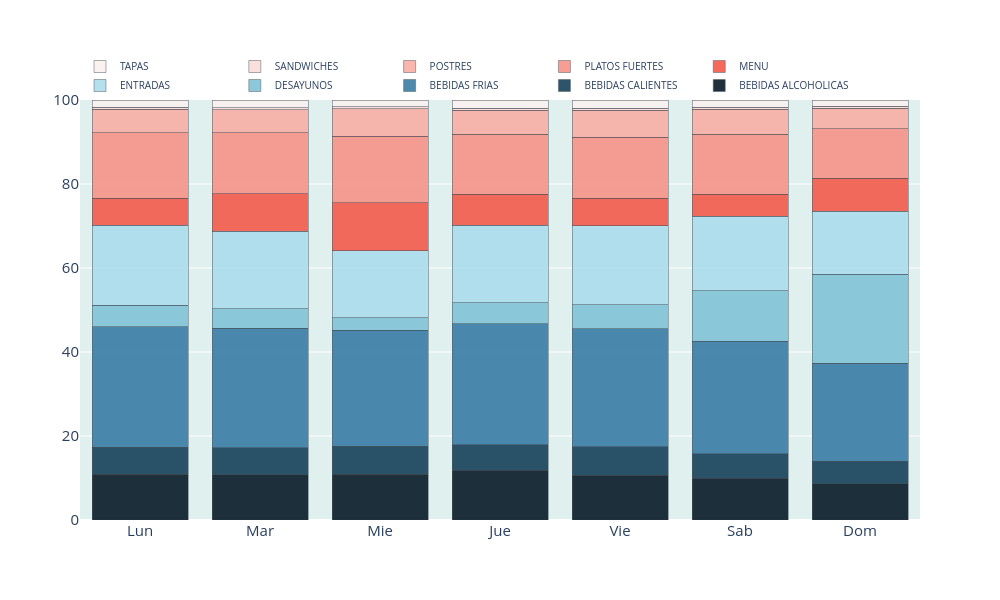

This figure's notebook cell:
### Code cell
# Generar visualizacion interactiva
i = 0

fig = go.Figure()

for col in art_dia.columns:
    
    etiqueta = [f"{col}: {x:.1f}%" for x in art_dia[col]] 

    fig.add_trace(

        go.Bar(
            
            name = col,
            x = art_dia.index,
            y = art_dia[col],
            
            hovertext = etiqueta,
            hoverinfo = "text",
            hoverlabel = form_etiquetas,
            
            opacity = 0.9,
            width = 0.8,
            marker = dict(
                color = color_fill[i],
                line = dict(color = color_linea))
        )
    )
    i += 1

form_ticks_y = form_ticks.copy()
form_ticks_y["range"] = [0,100]
form_leyendas_c = form_leyendas.copy()
form_leyendas_c["font"] = dict(size = 10)
fig.update_layout(
    barmode = "stack",
    plot_bgcolor = color_fondo,
    xaxis = form_ticks,
    yaxis = form_ticks_y,
    legend = form_leyendas_c,
    autosize = False,
    width = 1000,
    height = 600,
    margin = dict(t = 100)
)

fig.show()

### Figure 1 — Plotly figure (JSON) as saved in the notebook; plotly's stock layout.template omitted (floating-point values rounded to 4 significant figures)
{"data": [{"hoverinfo": "text", "hoverlabel": {"font": {"size": 15}}, "hovertext": ["BEBIDAS ALCOHOLICAS: 10.9%", "BEBIDAS ALCOHOLICAS: 10.8%", "BEBIDAS ALCOHOLICAS: 10.9%", "BEBIDAS ALCOHOLICAS: 11.8%", "BEBIDAS ALCOHOLICAS: 10.7%", "BEBIDAS ALCOHOLICAS: 10.0%", "BEBIDAS ALCOHOLICAS: 8.6%"], "marker": {"color": "#081b27", "line": {"color": "#424B54"}}, "name": "BEBIDAS ALCOHOLICAS", "opacity": 0.9, "type": "bar", "width": 0.8, "x": ["Lun", "Mar", "Mie", "Jue", "Vie", "Sab", "Dom"], "y": [10.92, 10.82, 10.86, 11.79, 10.65, 9.962, 8.647]}, {"hoverinfo": "text", "hoverlabel": {"font": {"size": 15}}, "hovertext": ["BEBIDAS CALIENTES: 6.4%", "BEBIDAS CALIENTES: 6.4%", "BEBIDAS CALIENTES: 6.7%", "BEBIDAS CALIENTES: 6.2%", "BEBIDAS CALIENTES: 6.8%", "BEBIDAS CALIENTES: 5.8%", "BEBIDAS CALIENTES: 5.3%"], "marker": {"color": "#16425b", "line": {"color": "#424B54"}}, "name": "BEBIDAS CALIENTES", "opacity": 0.9, "type": "bar", "width": 0.8, "x": ["Lun", "Mar", "Mie", "Jue", "Vie", "Sab", "Dom"], "y": [6.407, 6.43, 6.689, 6.16, 6.778, 5.845, 5.329]}, {"hoverinfo": "text", "hoverlabel": {"font": {"size": 15}}, "hovertext": ["BEBIDAS FRIAS: 28.6%", "BEBIDAS FRIAS: 28.4%", "BEBIDAS FRIAS: 27.6%", "BEBIDAS FRIAS: 28.7%", "BEBIDAS FRIAS: 28.1%", "BEBIDAS FRIAS: 26.8%", "BEBIDAS FRIAS: 23.4%"], "marker": {"color": "#3a7ca5", "line": {"color": "#424B54"}}, "name": "BEBIDAS FRIAS", "opacity": 0.9, "type": "bar", "width": 0.8, "x": ["Lun", "Mar", "Mie", "Jue", "Vie", "Sab", "Dom"], "y": [28.63, 28.36, 27.59, 28.71, 28.1, 26.81, 23.35]}, {"hoverinfo": "text", "hoverlabel": {"font": {"size": 15}}, "hovertext": ["DESAYUNOS: 5.1%", "DESAYUNOS: 4.7%", "DESAYUNOS: 3.0%", "DESAYUNOS: 5.1%", "DESAYUNOS: 5.8%", "DESAYUNOS: 12.0%", "DESAYUNOS: 21.1%"], "marker": {"color": "#81c3d7", "line": {"color": "#424B54"}}, "name": "DESAYUNOS", "opacity": 0.9, "type": "bar", "width": 0.8, "x": ["Lun", "Mar", "Mie", "Jue", "Vie", "Sab", "Dom"], "y": [5.133, 4.703, 2.997, 5.061, 5.763, 11.96, 21.13]}, {"hoverinfo": "text", "hoverlabel": {"font": {"size": 15}}, "hovertext": ["ENTRADAS: 19.1%", "ENTRADAS: 18.4%", "ENTRADAS: 15.9%", "ENTRADAS: 18.5%", "ENTRADAS: 18.8%", "ENTRADAS: 17.7%", "ENTRADAS: 15.0%"], "marker": {"color": "#acddec", "line": {"color": "#424B54"}}, "name": "ENTRADAS", "opacity": 0.9, "type": "bar", "width": 0.8, "x": ["Lun", "Mar", "Mie", "Jue", "Vie", "Sab", "Dom"], "y": [19.11, 18.44, 15.92, 18.47, 18.83, 17.71, 15.04]}, {"hoverinfo": "text", "hoverlabel": {"font": {"size": 15}}, "hovertext": ["MENU: 6.4%", "MENU: 8.9%", "MENU: 11.5%", "MENU: 7.3%", "MENU: 6.5%", "MENU: 5.3%", "MENU: 7.8%"], "marker": {"color": "#f45b4a", "line": {"color": "#424B54"}}, "name": "MENU", "opacity": 0.9, "type": "bar", "width": 0.8, "x": ["Lun", "Mar", "Mie", "Jue", "Vie", "Sab", "Dom"], "y": [6.431, 8.888, 11.52, 7.346, 6.456, 5.28, 7.829]}, {"hoverinfo": "text", "hoverlabel": {"font": {"size": 15}}, "hovertext": ["PLATOS FUERTES: 15.5%", "PLATOS FUERTES: 14.6%", "PLATOS FUERTES: 15.7%", "PLATOS FUERTES: 14.4%", "PLATOS FUERTES: 14.6%", "PLATOS FUERTES: 14.2%", "PLATOS FUERTES: 11.8%"], "marker": {"color": "#f79489", "line": {"color": "#424B54"}}, "name": "PLATOS FUERTES", "opacity": 0.9, "type": "bar", "width": 0.8, "x": ["Lun", "Mar", "Mie", "Jue", "Vie", "Sab", "Dom"], "y": [15.54, 14.61, 15.74, 14.36, 14.59, 14.22, 11.81]}, {"hoverinfo": "text", "hoverlabel": {"font": {"size": 15}}, "hovertext": ["POSTRES: 5.6%", "POSTRES: 5.4%", "POSTRES: 6.5%", "POSTRES: 5.7%", "POSTRES: 6.4%", "POSTRES: 6.0%", "POSTRES: 4.9%"], "marker": {"color": "#f8AFA6", "line": {"color": "#424B54"}}, "name": "POSTRES", "opacity": 0.9, "type": "bar", "width": 0.8, "x": ["Lun", "Mar", "Mie", "Jue", "Vie", "Sab", "Dom"], "y": [5.646, 5.428, 6.548, 5.669, 6.395, 5.999, 4.905]}, {"hoverinfo": "text", "hoverlabel": {"font": {"size": 15}}, "hovertext": ["SANDWICHES: 0.5%", "SANDWICHES: 0.4%", "SANDWICHES: 0.6%", "SANDWICHES: 0.5%", "SANDWICHES: 0.5%", "SANDWICHES: 0.4%", "SANDWICHES: 0.4%"], "marker": {"color": "#fadcd9", "line": {"color": "#424B54"}}, "name": "SANDWICHES", "opacity": 0.9, "type": "bar", "width": 0.8, "x": ["Lun", "Mar", "Mie", "Jue", "Vie", "Sab", "Dom"], "y": [0.5191, 0.4383, 0.5546, 0.4911, 0.5006, 0.4352, 0.4139]}, {"hoverinfo": "text", "hoverlabel": {"font": {"size": 15}}, "hovertext": ["TAPAS: 1.7%", "TAPAS: 1.9%", "TAPAS: 1.6%", "TAPAS: 1.9%", "TAPAS: 1.9%", "TAPAS: 1.8%", "TAPAS: 1.5%"], "marker": {"color": "#f9f1f0", "line": {"color": "#424B54"}}, "name": "TAPAS", "opacity": 0.9, "type": "bar", "width": 0.8, "x": ["Lun", "Mar", "Mie", "Jue", "Vie", "Sab", "Dom"], "y": [1.668, 1.888, 1.583, 1.939, 1.941, 1.779, 1.544]}], "layout": {"autosize": false, "barmode": "stack", "height": 600, "legend": {"font": {"size": 10}, "orientation": "h", "y": 1, "yanchor": "bottom"}, "margin": {"t": 100}, "plot_bgcolor": "#dff0ef", "width": 1000, "xaxis": {"tickfont": {"size": 15}}, "yaxis": {"range": [0, 100], "tickfont": {"size": 15}}}}
